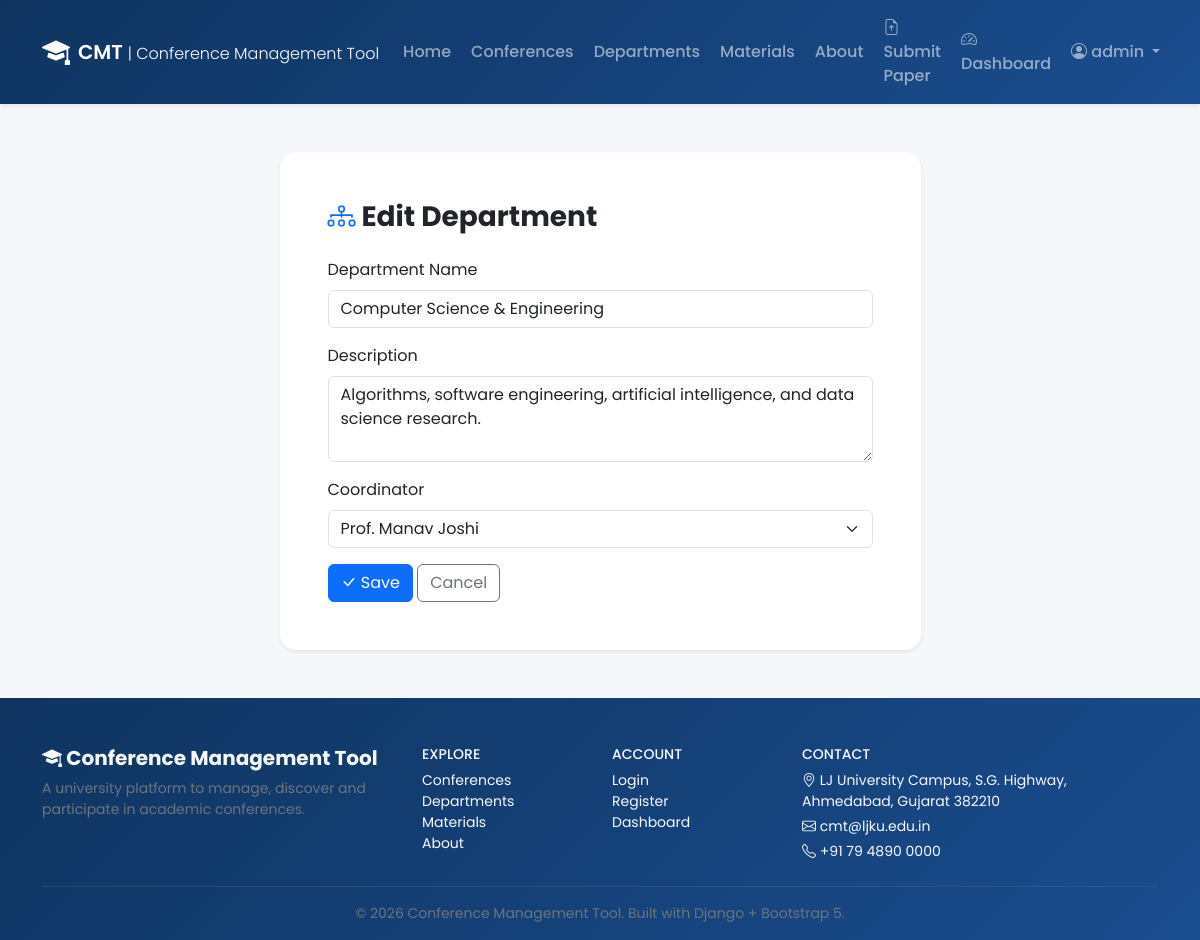
Page /departments/1/edit/ (signed in) on the committed database.
### conferences/models.py (models this page shows, shortened)
class Department(models.Model):
    name = models.CharField(max_length=200, unique=True)
    description = models.TextField(blank=True)
    coordinator = models.ForeignKey(
        User,
        on_delete=models.SET_NULL,
        null=True,
        blank=True,
        related_name='coordinated_departments',
    )
    created_at = models.DateTimeField(auto_now_add=True)
    class Meta:
        ordering = ['name']

### conferences/views.py (the view, shortened to what this page needs)
@login_required
def department_update(request, pk):
    if not _can_manage(request):
        messages.error(request, 'Access denied.')
        return redirect('department_list')
    dept = get_object_or_404(Department, pk=pk)
    from django.contrib.auth.models import User
    coordinators = User.objects.filter(profile__role=Profile.Role.COORDINATOR)
    return render(request, 'conferences/department_form.html', {
        'department': dept,
        'coordinators': coordinators,
        'form_title': 'Edit Department',
    })

### accounts/context_processors.py (called while the page is built)
def profile_context(request):
    profile = None
    if request.user.is_authenticated:
        try:
            profile = request.user.profile
        except Profile.DoesNotExist:
            profile = None
    return {'user_profile': profile}

### conferences/views.py (called while the page is built)
def _can_manage(request):
    return request.user.is_authenticated and (
        request.user.is_superuser or request.user.profile.role in (Profile.Role.ADMIN, Profile.Role.COORDINATOR)
    )

### templates/conferences/department_form.html (shortened to what this page needs)
{% extends 'base.html' %}
{% block content %}
<div class="container py-5">
    <div class="row justify-content-center">
        <div class="col-md-7">
            <div class="card shadow-sm border-0 rounded-4">
                <div class="card-body p-4 p-md-5">
                    <h3 class="fw-bold mb-4"><i class="bi bi-diagram-3 text-primary"></i> {{ form_title }}</h3>
                    <form method="post">
                        <div class="mb-3">
                            <label class="form-label">Department Name</label>
                            <input type="text" name="name" class="form-control" value="{{ department.name|default:'' }}" required>
                        </div>
                        <div class="mb-3">
                            <label class="form-label">Description</label>
                            <textarea name="description" class="form-control" rows="3">{{ department.description|default:'' }}</textarea>
                        </div>
                        <div class="mb-3">
                            <label class="form-label">Coordinator</label>
                            <select name="coordinator" class="form-select">
                                {% for c in coordinators %}<option value="{{ c.pk }}" {% if department.coordinator_id == c.pk %}selected{% endif %}>{{ c.get_full_name|default:c.username }}</option>{% endfor %}
                            </select>
                        </div>
                        <button type="submit" class="btn btn-primary"><i class="bi bi-check-lg"></i> Save</button>
                        <a href="{% url 'department_list' %}" class="btn btn-outline-secondary">Cancel</a>
                    </form>
                </div>
            </div>
        </div>
    </div>
</div>
{% endblock %}

### templates/base.html (shortened to what this page needs)
{% load static %}
<!DOCTYPE html>
<html lang="en">
<head>
    <link href="https://cdn.jsdelivr.net/npm/bootstrap@5.3.3/dist/css/bootstrap.min.css" rel="stylesheet">
    <link href="https://cdn.jsdelivr.net/npm/bootstrap-icons@1.11.3/font/bootstrap-icons.min.css" rel="stylesheet">
    <link href="{% static 'css/style.css' %}" rel="stylesheet">
</head>
<body class="d-flex flex-column min-vh-100">
{% block navbar %}
<nav class="navbar navbar-expand-lg navbar-dark cmt-navbar shadow-sm sticky-top">
    <div class="container">
        <a class="navbar-brand fw-semibold d-flex align-items-center gap-2" href="{% url 'home' %}">
            <i class="bi bi-mortarboard-fill fs-3"></i>
            <span>CMT <small class="fw-light fs-6">| Conference Management Tool</small></span>
        </a>
        <div class="collapse navbar-collapse" id="navMain">
            <ul class="navbar-nav ms-auto align-items-lg-center gap-lg-1">
                <li class="nav-item"><a class="nav-link" href="{% url 'home' %}">Home</a></li>
                <li class="nav-item"><a class="nav-link" href="{% url 'conference_list' %}">Conferences</a></li>
                <li class="nav-item"><a class="nav-link" href="{% url 'department_list' %}">Departments</a></li>
                <li class="nav-item"><a class="nav-link" href="{% url 'materials_list' %}">Materials</a></li>
                <li class="nav-item"><a class="nav-link" href="{% url 'about' %}">About</a></li>
                {% if user.is_authenticated %}
                    <li class="nav-item"><a class="nav-link" href="{% url 'submission_create' %}"><i class="bi bi-file-earmark-arrow-up"></i> Submit Paper</a></li>
                    <li class="nav-item"><a class="nav-link" href="{% url 'dashboard_redirect' %}"><i class="bi bi-speedometer2"></i> Dashboard</a></li>
                    <li class="nav-item dropdown">
                        <a class="nav-link dropdown-toggle" data-bs-toggle="dropdown" href="#">
                            <i class="bi bi-person-circle"></i> {{ user.username }}
                        </a>
                    </li>
                {% else %}
                    <li class="nav-item"><a class="nav-link" href="{% url 'login' %}">Login</a></li>
                    <li class="nav-item"><a class="btn btn-light btn-sm ms-lg-2 text-primary fw-semibold" href="{% url 'register' %}">Register</a></li>
                {% endif %}
            </ul>
        </div>
    </div>
</nav>
{% endblock %}
<div class="flex-grow-1">
    {% block content %}{% endblock %}
</div>
<footer class="cmt-footer text-light mt-auto pt-5 pb-3">
    <div class="container">
        <div class="row gy-4">
            <div class="col-lg-4">
                <h5 class="fw-bold"><i class="bi bi-mortarboard-fill"></i> Conference Management Tool</h5>
                <p class="small text-secondary mb-0">A university platform to manage, discover and participate in academic conferences.</p>
            </div>
            <div class="col-6 col-lg-2">
                <h6 class="text-uppercase small">Explore</h6>
                <ul class="list-unstyled small">
                    <li><a class="text-light text-decoration-none" href="{% url 'conference_list' %}">Conferences</a></li>
                    <li><a class="text-light text-decoration-none" href="{% url 'department_list' %}">Departments</a></li>
                    <li><a class="text-light text-decoration-none" href="{% url 'materials_list' %}">Materials</a></li>
                    <li><a class="text-light text-decoration-none" href="{% url 'about' %}">About</a></li>
                </ul>
            </div>
            <div class="col-6 col-lg-2">
                <h6 class="text-uppercase small">Account</h6>
                <ul class="list-unstyled small">
                    <li><a class="text-light text-decoration-none" href="{% url 'login' %}">Login</a></li>
                    <li><a class="text-light text-decoration-none" href="{% url 'register' %}">Register</a></li>
                    <li><a class="text-light text-decoration-none" href="{% url 'dashboard_redirect' %}">Dashboard</a></li>
                </ul>
            </div>
            <div class="col-lg-4">
                <h6 class="text-uppercase small">Contact</h6>
                <p class="small mb-1"><i class="bi bi-geo-alt"></i> LJ University Campus, S.G. Highway, Ahmedabad, Gujarat 382210</p>
                <p class="small mb-1"><i class="bi bi-envelope"></i> cmt@ljku.edu.in</p>
                <p class="small mb-0"><i class="bi bi-telephone"></i> +91 79 4890 0000</p>
            </div>
        </div>
        <hr class="border-secondary my-3">
        <p class="small text-secondary text-center mb-0">&copy; {% now "Y" %} Conference Management Tool. Built with Django + Bootstrap 5.</p>
    </div>
</footer>
</body>
</html>

### static/css/style.css (style rules this page uses)
:root { --cmt-primary: #1a4d8f; --cmt-primary-dark: #0f3460; --cmt-accent: #2d6a4f; --cmt-light: #f8f9fa; }
body { font-family: 'Poppins', sans-serif; background-color: #f5f7fa; }
.cmt-navbar { background: linear-gradient(135deg, var(--cmt-primary-dark), var(--cmt-primary)); }
.cmt-navbar .nav-link { font-weight: 500; transition: color 0.2s; }
.cmt-footer { background: linear-gradient(135deg, #0f3460, #1a4d8f); }

### rows in the picture
Department: name "Computer Science & Engineering", description "Algorithms, software engineering, artificial intelligence, and data science research.", coordinator "Prof. Manav Joshi"

### other values in the picture
{{ user.username }} "admin"
